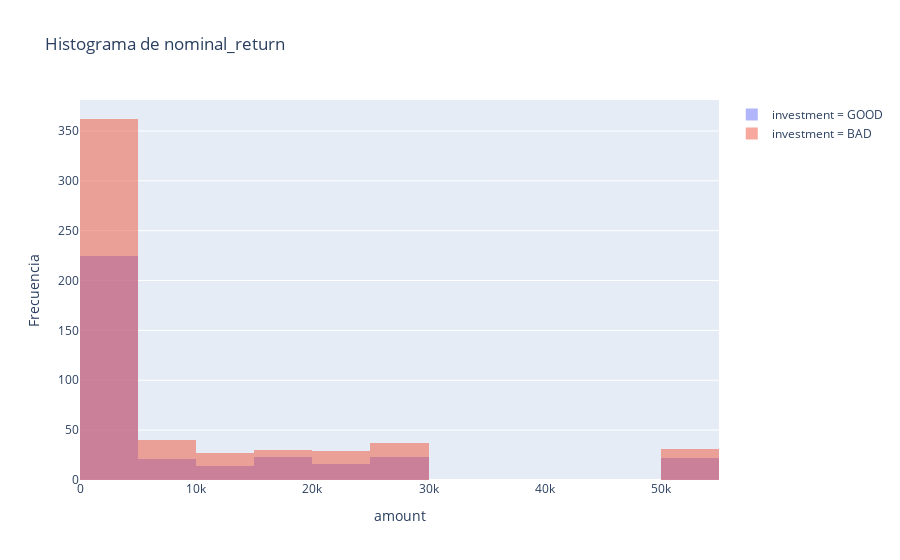

Notebook source saved alongside this figure:
### Code cell
# Filtrar datos para deslizamientos igual a 1 y 0
df_desl_1 = data_1[data_1['investment'] == 'GOOD']
df_desl_0 = data_1[data_1['investment'] == 'BAD']

# Crear histograma para deslizamientos igual a 1
histogram_1 = go.Histogram(x=df_desl_1["amount"], opacity=0.5, name='investment = GOOD')

# Crear histograma para deslizamientos igual a 0
histogram_0 = go.Histogram(x=df_desl_0["amount"], opacity=0.5, name='investment = BAD')

# Configurar el diseño del gráfico
layout = go.Layout(title='Histograma de nominal_return',
                   xaxis=dict(title='amount'),
                   yaxis=dict(title='Frecuencia'),
                   barmode='overlay')

# Crear la figura y agregar los histogramas
fig = go.Figure(data=[histogram_1, histogram_0], layout=layout)

# Mostrar el gráfico
fig.show()

### Figure 1 — Plotly figure (JSON) as saved in the notebook; plotly's stock layout.template omitted (floating-point values rounded to 4 significant figures; data arrays with more than 128 entries replaced by an {"elided": "..."} marker saying what was removed)
{"data": [{"name": "investment = GOOD", "opacity": 0.5, "type": "histogram", "x": {"elided": "344 int values"}}, {"name": "investment = BAD", "opacity": 0.5, "type": "histogram", "x": {"elided": "556 int values"}}], "layout": {"barmode": "overlay", "title": {"text": "Histograma de nominal_return"}, "xaxis": {"title": {"text": "amount"}}, "yaxis": {"title": {"text": "Frecuencia"}}}}
